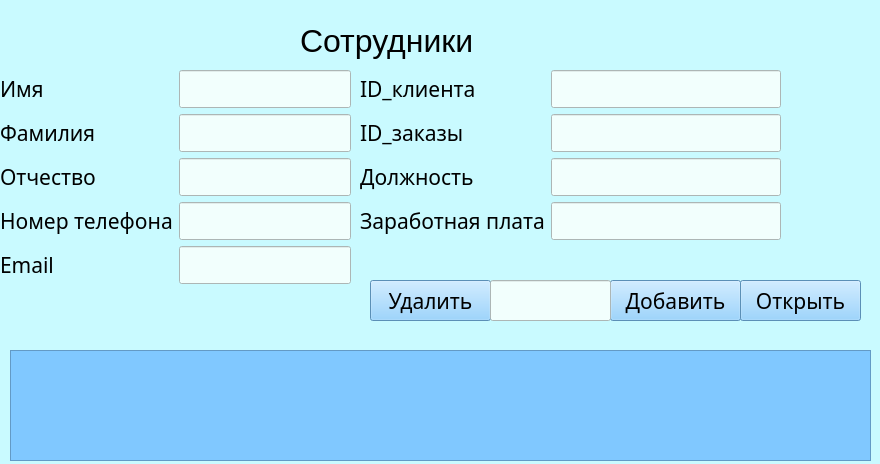
<?xml version="1.0" encoding="UTF-8"?>
<ui version="4.0">
 <class>Form</class>
 <widget class="QWidget" name="Form">
  <property name="geometry">
   <rect>
    <x>0</x>
    <y>0</y>
    <width>880</width>
    <height>464</height>
   </rect>
  </property>
  <property name="windowTitle">
   <string>Form</string>
  </property>
  <property name="styleSheet">
   <string notr="true">background-color: rgb(201, 250, 255);
</string>
  </property>
  <widget class="QWidget" name="layoutWidget">
   <property name="geometry">
    <rect>
     <x>0</x>
     <y>70</y>
     <width>351</width>
     <height>251</height>
    </rect>
   </property>
   <layout class="QFormLayout" name="formLayout_3">
    <item row="1" column="0">
     <widget class="QLabel" name="label_imia_4">
      <property name="font">
       <font>
        <family>Cascadia Mono Light</family>
        <pointsize>16</pointsize>
       </font>
      </property>
      <property name="text">
       <string>Имя</string>
      </property>
     </widget>
    </item>
    <item row="1" column="1">
     <widget class="QLineEdit" name="lineEdit_Imia_4">
      <property name="font">
       <font>
        <family>Cascadia Mono Light</family>
        <pointsize>16</pointsize>
       </font>
      </property>
      <property name="styleSheet">
       <string notr="true">background-color: rgb(242, 255, 253);</string>
      </property>
     </widget>
    </item>
    <item row="2" column="0">
     <widget class="QLabel" name="label_familia_2">
      <property name="font">
       <font>
        <family>Cascadia Mono Light</family>
        <pointsize>16</pointsize>
       </font>
      </property>
      <property name="text">
       <string>Фамилия</string>
      </property>
     </widget>
    </item>
    <item row="2" column="1">
     <widget class="QLineEdit" name="lineEdit_Familia_2">
      <property name="font">
       <font>
        <family>Cascadia Mono Light</family>
        <pointsize>16</pointsize>
       </font>
      </property>
      <property name="styleSheet">
       <string notr="true">background-color: rgb(242, 255, 253);</string>
      </property>
     </widget>
    </item>
    <item row="3" column="0">
     <widget class="QLabel" name="label_otchestvo_5">
      <property name="font">
       <font>
        <family>Cascadia Mono Light</family>
        <pointsize>16</pointsize>
       </font>
      </property>
      <property name="text">
       <string>Отчество</string>
      </property>
     </widget>
    </item>
    <item row="3" column="1">
     <widget class="QLineEdit" name="lineEdit_Otchestvo_2">
      <property name="font">
       <font>
        <family>Cascadia Mono Light</family>
        <pointsize>16</pointsize>
       </font>
      </property>
      <property name="styleSheet">
       <string notr="true">background-color: rgb(242, 255, 253);</string>
      </property>
     </widget>
    </item>
    <item row="4" column="0">
     <widget class="QLabel" name="label_otchestvo_7">
      <property name="font">
       <font>
        <family>Cascadia Mono Light</family>
        <pointsize>16</pointsize>
       </font>
      </property>
      <property name="text">
       <string>Номер телефона</string>
      </property>
     </widget>
    </item>
    <item row="4" column="1">
     <widget class="QLineEdit" name="lineEdit_numder_2">
      <property name="font">
       <font>
        <family>Cascadia Mono Light</family>
        <pointsize>16</pointsize>
       </font>
      </property>
      <property name="styleSheet">
       <string notr="true">background-color: rgb(242, 255, 253);</string>
      </property>
     </widget>
    </item>
    <item row="5" column="0">
     <widget class="QLabel" name="label_otchestvo_8">
      <property name="font">
       <font>
        <family>Cascadia Mono Light</family>
        <pointsize>16</pointsize>
       </font>
      </property>
      <property name="text">
       <string>Email</string>
      </property>
     </widget>
    </item>
    <item row="5" column="1">
     <widget class="QLineEdit" name="lineEdit_email_2">
      <property name="font">
       <font>
        <family>Cascadia Mono Light</family>
        <pointsize>16</pointsize>
       </font>
      </property>
      <property name="styleSheet">
       <string notr="true">background-color: rgb(242, 255, 253);</string>
      </property>
     </widget>
    </item>
   </layout>
  </widget>
  <widget class="QPushButton" name="pushButton_insert">
   <property name="geometry">
    <rect>
     <x>610</x>
     <y>280</y>
     <width>131</width>
     <height>41</height>
    </rect>
   </property>
   <property name="font">
    <font>
     <family>Cascadia Mono Light</family>
     <pointsize>16</pointsize>
    </font>
   </property>
   <property name="styleSheet">
    <string notr="true">background-color: rgb(128, 200, 255);
</string>
   </property>
   <property name="text">
    <string>Добавить</string>
   </property>
  </widget>
  <widget class="QTableWidget" name="tableWidget">
   <property name="geometry">
    <rect>
     <x>10</x>
     <y>350</y>
     <width>861</width>
     <height>111</height>
    </rect>
   </property>
   <property name="styleSheet">
    <string notr="true">background-color: rgb(128, 200, 255);
</string>
   </property>
  </widget>
  <widget class="QLabel" name="client_label">
   <property name="geometry">
    <rect>
     <x>300</x>
     <y>20</y>
     <width>241</width>
     <height>41</height>
    </rect>
   </property>
   <property name="font">
    <font>
     <pointsize>24</pointsize>
    </font>
   </property>
   <property name="text">
    <string>Сотрудники</string>
   </property>
  </widget>
  <widget class="QPushButton" name="pushButton_delete">
   <property name="geometry">
    <rect>
     <x>370</x>
     <y>280</y>
     <width>121</width>
     <height>41</height>
    </rect>
   </property>
   <property name="font">
    <font>
     <family>Cascadia Mono Light</family>
     <pointsize>16</pointsize>
    </font>
   </property>
   <property name="styleSheet">
    <string notr="true">background-color: rgb(128, 200, 255);
</string>
   </property>
   <property name="text">
    <string>Удалить</string>
   </property>
  </widget>
  <widget class="QLineEdit" name="lineEdit_delet1">
   <property name="geometry">
    <rect>
     <x>490</x>
     <y>280</y>
     <width>121</width>
     <height>41</height>
    </rect>
   </property>
   <property name="font">
    <font>
     <family>Cascadia Mono Light</family>
     <pointsize>16</pointsize>
    </font>
   </property>
   <property name="styleSheet">
    <string notr="true">background-color: rgb(242, 255, 253);</string>
   </property>
  </widget>
  <widget class="QPushButton" name="pushButton_open">
   <property name="geometry">
    <rect>
     <x>740</x>
     <y>280</y>
     <width>121</width>
     <height>41</height>
    </rect>
   </property>
   <property name="font">
    <font>
     <family>Cascadia Mono Light</family>
     <pointsize>16</pointsize>
    </font>
   </property>
   <property name="styleSheet">
    <string notr="true">background-color: rgb(128, 200, 255);
</string>
   </property>
   <property name="text">
    <string>Открыть</string>
   </property>
  </widget>
  <widget class="QWidget" name="layoutWidget">
   <property name="geometry">
    <rect>
     <x>360</x>
     <y>70</y>
     <width>421</width>
     <height>179</height>
    </rect>
   </property>
   <layout class="QFormLayout" name="formLayout_4">
    <item row="0" column="0">
     <widget class="QLabel" name="label_imia_5">
      <property name="font">
       <font>
        <family>Cascadia Mono Light</family>
        <pointsize>16</pointsize>
       </font>
      </property>
      <property name="text">
       <string>ID_клиента</string>
      </property>
     </widget>
    </item>
    <item row="0" column="1">
     <widget class="QLineEdit" name="lineEdit_Imia_5">
      <property name="font">
       <font>
        <family>Cascadia Mono Light</family>
        <pointsize>16</pointsize>
       </font>
      </property>
      <property name="styleSheet">
       <string notr="true">background-color: rgb(242, 255, 253);</string>
      </property>
     </widget>
    </item>
    <item row="1" column="1">
     <widget class="QLineEdit" name="lineEdit_Imia_6">
      <property name="font">
       <font>
        <family>Cascadia Mono Light</family>
        <pointsize>16</pointsize>
       </font>
      </property>
      <property name="styleSheet">
       <string notr="true">background-color: rgb(242, 255, 253);</string>
      </property>
     </widget>
    </item>
    <item row="1" column="0">
     <widget class="QLabel" name="label_imia_6">
      <property name="font">
       <font>
        <family>Cascadia Mono Light</family>
        <pointsize>16</pointsize>
       </font>
      </property>
      <property name="text">
       <string>ID_заказы </string>
      </property>
     </widget>
    </item>
    <item row="2" column="1">
     <widget class="QLineEdit" name="lineEdit_Imia_7">
      <property name="font">
       <font>
        <family>Cascadia Mono Light</family>
        <pointsize>16</pointsize>
       </font>
      </property>
      <property name="styleSheet">
       <string notr="true">background-color: rgb(242, 255, 253);</string>
      </property>
     </widget>
    </item>
    <item row="3" column="1">
     <widget class="QLineEdit" name="lineEdit_Imia_8">
      <property name="font">
       <font>
        <family>Cascadia Mono Light</family>
        <pointsize>16</pointsize>
       </font>
      </property>
      <property name="styleSheet">
       <string notr="true">background-color: rgb(242, 255, 253);</string>
      </property>
     </widget>
    </item>
    <item row="2" column="0">
     <widget class="QLabel" name="label_imia_7">
      <property name="font">
       <font>
        <family>Cascadia Mono Light</family>
        <pointsize>16</pointsize>
       </font>
      </property>
      <property name="text">
       <string>Должность</string>
      </property>
     </widget>
    </item>
    <item row="3" column="0">
     <widget class="QLabel" name="label_imia_8">
      <property name="font">
       <font>
        <family>Cascadia Mono Light</family>
        <pointsize>16</pointsize>
       </font>
      </property>
      <property name="text">
       <string>Заработная плата</string>
      </property>
     </widget>
    </item>
   </layout>
  </widget>
 </widget>
 <resources/>
 <connections/>
</ui>
